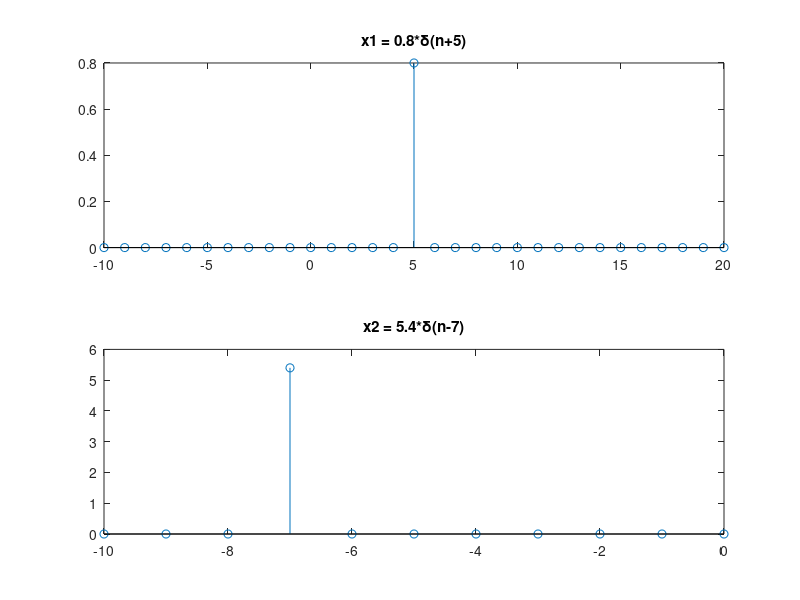
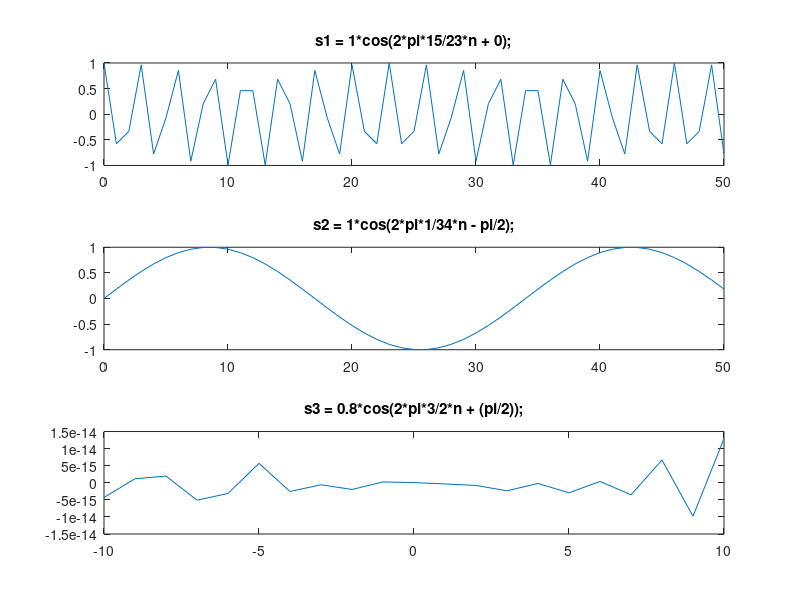

Write MATLAB code to recreate these figures, in order.
% Ejercicio 1

%{
- sin(2*pi*(N/M)*n) = cos(2*pi*(N/M)*n-(pi/2)) para la segunda sinusoidal
- cos(2*pi*n+alfa)=cos(alfa)  para la tercera sinusiodal
%}

% Rangos:
n1 = -10:20;
n2 = -10:0;
n3 = 0:50;
n4 = 0:50;
n5 = -10:10;

% Impulsos:
x1 = 0.8.*(n1-5==0);
x2 = 5.4.*(n2+7==0);

% Sinuisoidales:
s1 = 1*cos(2*pi*15/23*n3 + 0);
s2 = 1*cos(2*pi*1/34*n4 - pi/2);
s3 = 0.8*cos(2*pi*3/2*n5 + (pi/2));

% Plots:
figure(1);
subplot(2,1,1); stem(n1,x1); title('x1 = 0.8*\delta(n+5)')
subplot(2,1,2); stem(n2,x2); title('x2 = 5.4*\delta(n-7)')

figure(2);
subplot(3,1,1); plot(n3,s1); title("s1 = 1*cos(2*pi*15/23*n + 0);")
subplot(3,1,2); plot(n4,s2); title("s2 = 1*cos(2*pi*1/34*n - pi/2);")
subplot(3,1,3); plot(n5,s3); title("s3 = 0.8*cos(2*pi*3/2*n + (pi/2));")


